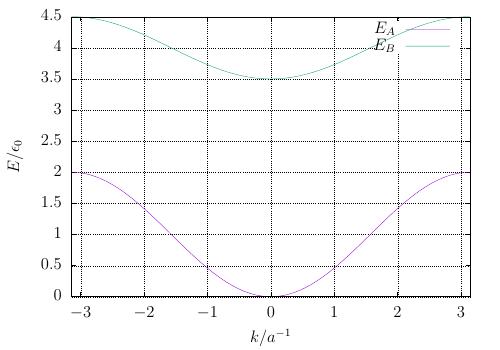

gnuplot code for this plot:
set term epslatex standalone 12
set xrange [-pi:pi]
set grid
set xlabel '$k / a^{-1}$'
set ylabel '$E / \epsilon_0$'
set output '4-E-k.tex'
plot '4-E-k.txt' u 1:2 w l t '$E_A$', '' u 1:3 w l t '$E_B$'
set output